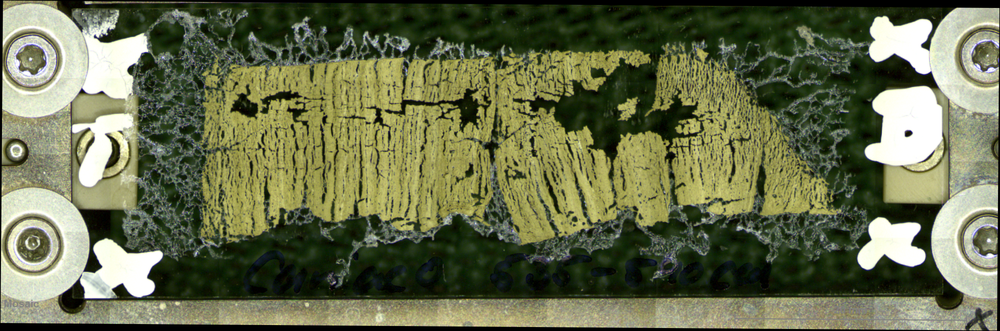
#> input picture msi_workflow/imaging/register/2020_03_23_Cariaco_535-540cm_Fullerite_0001.bmp, 1000 x 331 px, shrunk from 2007 x 665 before the run, found by its file name
$ python test_auto_align.py
#> lines starting #> are read from the running program, lines starting #| are printed output that depends on the picture; after the words box and inside, x2 and y2 are one past the last pixel; in counts of white or black regions, pixels touching at a corner belong together
# from imaging.register.helpers import get_transect_indices
# from imaging.register.main import Transformation

from PIL import Image
import matplotlib.pyplot as plt
import numpy as np
import cv2
from skimage.filters import rank

# im = np.asarray(Image.open(r'C:/Users/Yannick Zander/Nextcloud2/Promotion/msi_workflow/imaging/register/image_classified.png'))


im2 = np.array(Image.open(r'C:/Users/Yannick Zander/Nextcloud2/Promotion/msi_workflow/imaging/register/2020_03_23_Cariaco_535-540cm_Fullerite_0001.bmp').convert('L'))
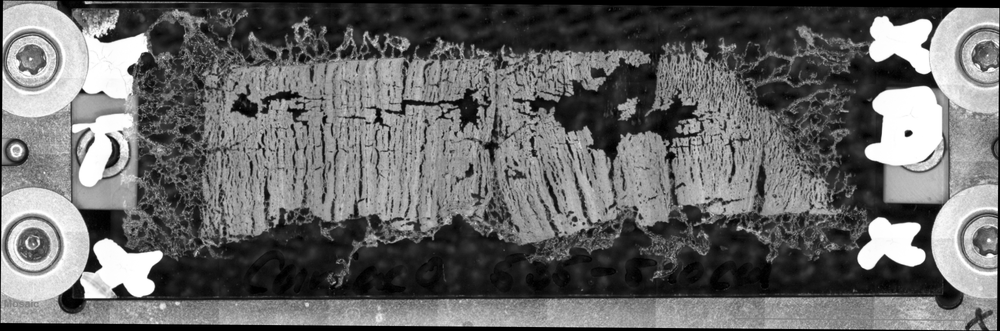
#> im2: shape (331, 1000); min 0, max 255, mean 104.5

_, mask = cv2.threshold(im2, 0, 1, cv2.THRESH_BINARY + cv2.THRESH_OTSU)
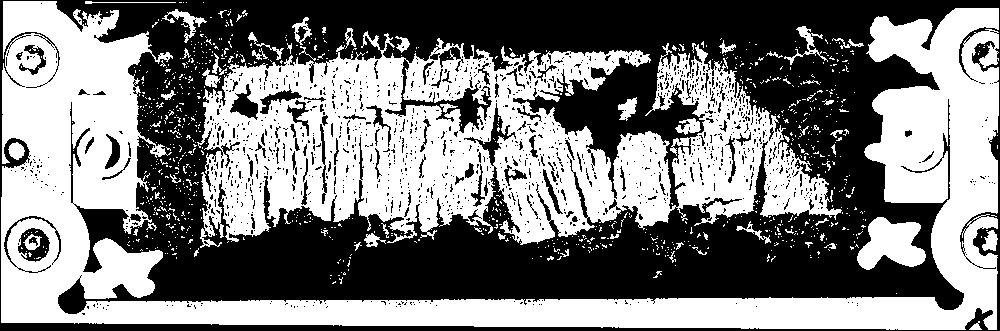
#> mask: shape (331, 1000); values 0 (black) and 1 (white), 50.1% white; 1297 black regions (1196 under 20 px), largest, box (x1, y1, x2, y2) and area: (0, 0, 1000, 331) 153489, (18, 228, 50, 262) 563, (230, 84, 258, 120) 472

proc = rank.median(
    image=im2,
    footprint=np.ones((10, 10)),
    mask=mask
)
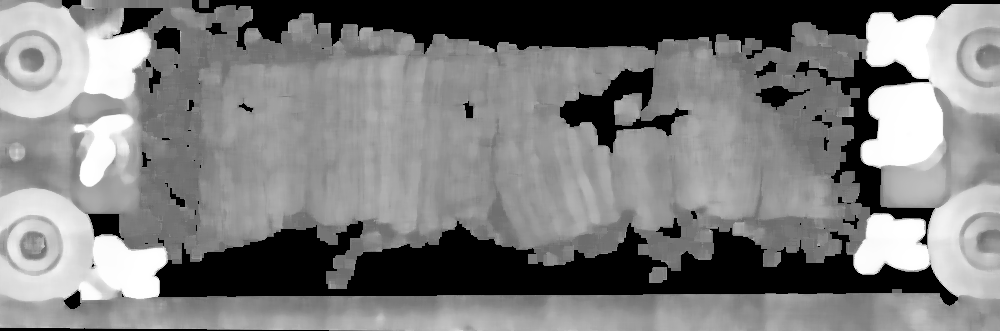
#> proc: shape (331, 1000); min 0, max 255, mean 124.7

proc2 = im2.copy()
mask_ = np.abs(im2 - proc) > 10
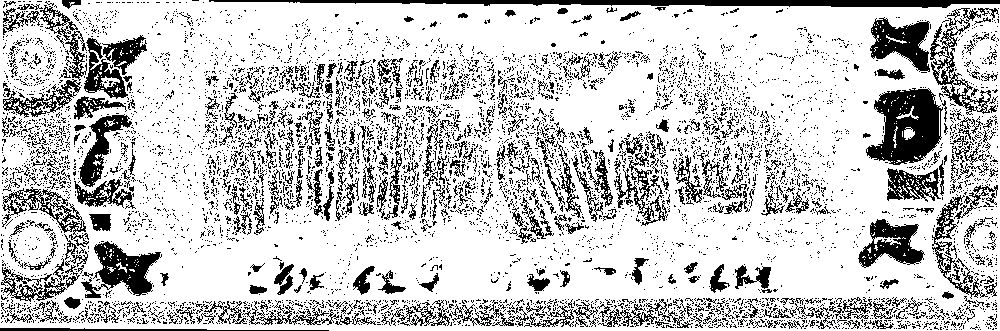
#> mask_: shape (331, 1000) bool; 78.2% white; 6179 black regions (5717 under 20 px), largest, box (x1, y1, x2, y2) and area: (866, 88, 943, 165) 3786, (209, 0, 1000, 8) 3661, (81, 241, 162, 298) 2045
proc2[mask_] = proc[mask_]

# [9 lines of commented-out code are left out]

n_transects = 5

transect_ys = np.linspace(0, im2.shape[0], n_transects + 2, endpoint=True)[1:-1]
#> transect_ys = [55.17, 110.3, 165.5, 220.7, 275.8]
transect_width = np.diff(transect_ys)[0]
#> transect_width = 55.17

plt.imshow(im2)
plt.hlines(transect_ys, 0, im2.shape[1], colors='r')
for transect_y in transect_ys:
    plt.plot((1 - im2[int(transect_y), :] / 255) * transect_width + transect_y - transect_width / 2, color='k')


plt.imshow(proc)
plt.hlines(transect_ys, 0, im2.shape[1], colors='r')
for transect_y in transect_ys:
    plt.plot((1 - proc[int(transect_y), :] / 255) * transect_width + transect_y - transect_width / 2, color='k')
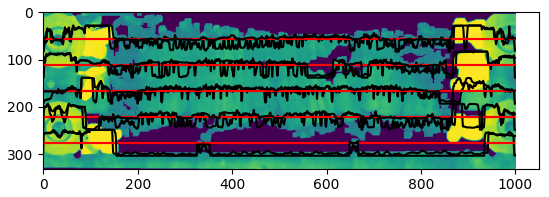
#> figure drawn by matplotlib, 1 panel
